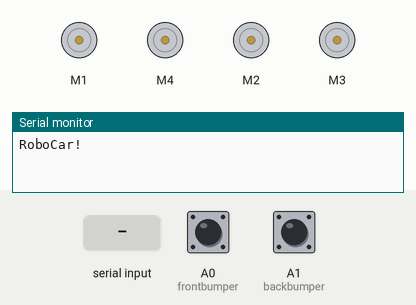
This sketch was run on a simulated Arduino Uno, built with avr-gcc and run on an emulated ATmega328P. Parts: 4 × DC motor (green arrow = forward, orange = backward, longer = faster), the last lines printed to the serial monitor. Inputs (shaded band) come from the test bench; at power-on: A0 (frontbumper) HIGH, A1 (backbumper) HIGH.

Above: at 1.2 s.
1.3 s: "w" received over Serial
At 2.5 s:
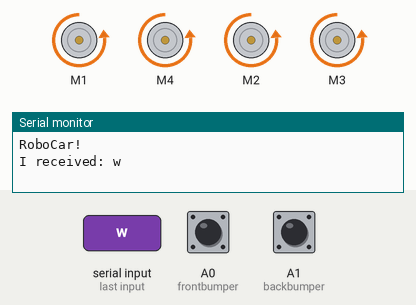
2.8 s: A0 (frontbumper) pulled LOW for 0.15 s
At 3.9 s:
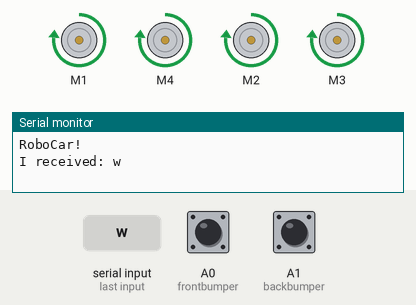
5.9 s: "a" received over Serial
At 7.1 s:
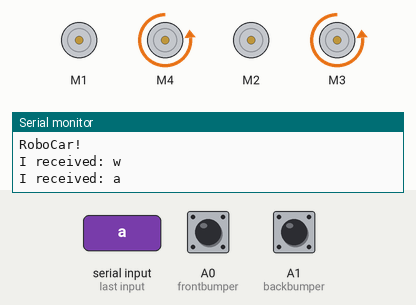
7.4 s: "d" received over the second serial link
At 8.6 s:
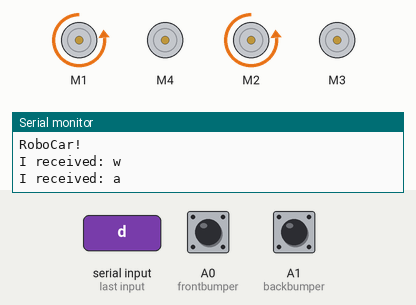
8.9 s: "q" received over Serial
At 9.4 s:
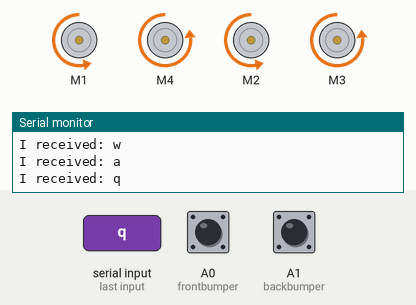
10.4 s: "e" received over Serial
At 11.8 s:
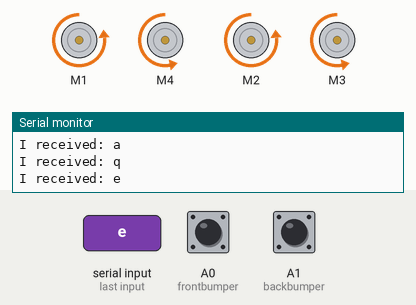
Timing chart, 0 to 12.9 s (numbered marks = the images above; inputs shaded):
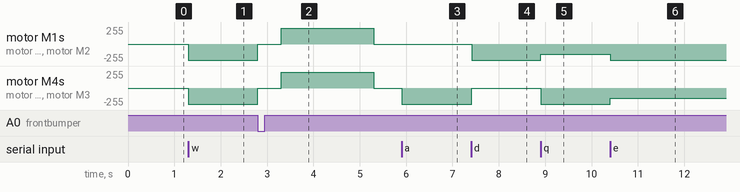

The sketch:

RoboCar.ino
```cpp
// Car control


#include <AFMotor.h>
#include <SoftwareSerial.h>

//bumpers
#define frontbumper A0
#define backbumper A1

int frontbumpint = 1;
int backbumpint = 1;

bool movinforward = false;
bool movinbackward = false;


//motor objects
AF_DCMotor motor_lf(1);
AF_DCMotor motor_rf(4);
AF_DCMotor motor_lb(2);
AF_DCMotor motor_rb(3);

//can change
int speedAll = 240;
int halfSpeed = 150;
char serialIn;

//serial
SoftwareSerial mySerial(9, 10); // RX(servo1), TX(servo2)

void setup() {
  Serial.begin(9600);           // set up Serial library at 9600 bps
  Serial.println("RoboCar!");

  pinMode(frontbumper,INPUT_PULLUP);
  pinMode(backbumper,INPUT_PULLUP);

  mySerial.begin(9600);

  // turn on motors
  motor_lf.setSpeed(0);
  motor_lf.run(RELEASE);
  motor_rf.setSpeed(0);
  motor_rf.run(RELEASE);
  motor_lb.setSpeed(0);
  motor_lb.run(RELEASE);
  motor_rb.setSpeed(0);
  motor_rb.run(RELEASE);
}


//Control all motor speeds
void setMotorSpeeds(int lf, int rf, int lb, int rb){
  //left front
  if(lf < 0){
    motor_lf.setSpeed(abs(lf));
    motor_lf.run(FORWARD);
  }
  else if(lf == 0){
    motor_lf.setSpeed(abs(lf));
    motor_lf.run(RELEASE);
  }
  else{
    motor_lf.setSpeed(abs(lf));
    motor_lf.run(BACKWARD);
  }
  //right front
  if(rf < 0){
    motor_rf.setSpeed(abs(rf));
    motor_rf.run(FORWARD);
  }
  else if(rf == 0){
    motor_rf.setSpeed(abs(rf));
    motor_rf.run(RELEASE);
  }
  else{
    motor_rf.setSpeed(abs(rf));
    motor_rf.run(BACKWARD);
  }
  //left back
  if(lb < 0){
    motor_lb.setSpeed(abs(lb));
    motor_lb.run(FORWARD);
  }
  else if(lb == 0){
    motor_lb.setSpeed(abs(lb));
    motor_lb.run(RELEASE);
  }
  else{
    motor_lb.setSpeed(abs(lb));
    motor_lb.run(BACKWARD);
  }
  //right back
  if(rb < 0){
    motor_rb.setSpeed(abs(rb));
    motor_rb.run(FORWARD);
  }
  else if(rb == 0){
    motor_rb.setSpeed(abs(rb));
    motor_rb.run(RELEASE);
  }
  else{
    motor_rb.setSpeed(abs(rb));
    motor_rb.run(BACKWARD);
  }
}

//For using wasd
void inputControl(char inp){
  //for keyboard control
  if(inp == 'x'){
    setMotorSpeeds(0,0,0,0);
    movinforward = false;
    movinbackward = false;
  }
  else if(inp == 'w'){
    setMotorSpeeds(speedAll,speedAll,speedAll,speedAll);
    movinforward = true;
    movinbackward = false;
  }
  else if(inp == 's'){
    setMotorSpeeds(-speedAll,-speedAll,-speedAll,-speedAll);
    movinforward = false;
    movinbackward = true;
  }
  else if(inp == 'a'){
    setMotorSpeeds(0,speedAll,0,speedAll);
    movinforward = true;
    movinbackward = false;
  }
  else if(inp == 'd'){
    setMotorSpeeds(speedAll,0,speedAll,0);
    movinforward = true;
    movinbackward = false;
  }
  else if(inp == 'q'){
    setMotorSpeeds(halfSpeed,speedAll,halfSpeed,speedAll);
    movinforward = true;
    movinbackward = false;
  }
  else if(inp == 'e'){
    setMotorSpeeds(speedAll,halfSpeed,speedAll,halfSpeed);
    movinforward = true;
    movinbackward = false;
  }
  else if(inp == 'z'){
    setMotorSpeeds(-halfSpeed,-speedAll,-halfSpeed,-speedAll);
    movinforward = false;
    movinbackward = true;
  }
  else if(inp == 'c'){
    setMotorSpeeds(-speedAll,-halfSpeed,-speedAll,-halfSpeed);
    movinforward = false;
    movinbackward = true;
  }
}

void avoidFront(){
  inputControl('x');
  delay(500);
  inputControl('s');
  delay(2000);
  inputControl('x');
  movinforward = false;
}

void avoidBack(){
  inputControl('x');
  delay(500);
  inputControl('w');
  delay(2000);
  inputControl('x');
  movinbackward = false;
}


void loop() {

  //back bumper
  frontbumpint = digitalRead(frontbumper);
  backbumpint = digitalRead(backbumper);

  //USB serial
  if (Serial.available() > 0) {
    // read the incoming byte:
    serialIn = Serial.read();

    // say what you got:
    Serial.print("I received: ");
    Serial.println(serialIn);

    inputControl(serialIn);
  }

  //Bluetooth Serial
  if(mySerial.available() ){
    // read the incoming byte:
    serialIn = mySerial.read();

    // say what you got:
    mySerial.print("I received: ");
    mySerial.println(serialIn);

    inputControl(serialIn);
  }

  //command for bumpers
  if( frontbumpint == 0 && movinforward ){
    avoidFront();
  }
  if( backbumpint == 0 && movinbackward ){
    avoidBack();
  }
}
```

Measured:
- after the input at 1.3 s, motor M1, motor M4, motor M2, motor M3: stopped → backward 240/255 at once
- after the input at 2.8 s, motor M1, motor M4, motor M2, motor M3: backward 240/255 → stopped at once, → forward 240/255 0.50 s later, → stopped 2.0 s later
- after the input at 5.9 s, motor M4, motor M3: stopped → backward 240/255 at once
- after the input at 7.4 s, motor M1, motor M2: stopped → backward 240/255 at once; motor M4, motor M3: backward 240/255 → stopped at once
- after the input at 8.9 s, motor M1, motor M2: backward 240/255 → backward 150/255 at once; motor M4, motor M3: stopped → backward 240/255 at once
- after the input at 10.4 s, motor M1, motor M2: backward 150/255 → backward 240/255 at once; motor M4, motor M3: backward 240/255 → backward 150/255 at once
